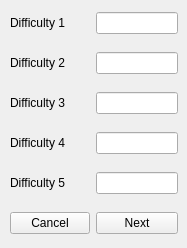
<?xml version="1.0" encoding="UTF-8"?>
<ui version="4.0">
 <class>InitForm</class>
 <widget class="QWidget" name="InitForm">
  <property name="geometry">
   <rect>
    <x>0</x>
    <y>0</y>
    <width>187</width>
    <height>248</height>
   </rect>
  </property>
  <property name="minimumSize">
   <size>
    <width>187</width>
    <height>248</height>
   </size>
  </property>
  <property name="windowTitle">
   <string>Form</string>
  </property>
  <widget class="QWidget" name="gridLayoutWidget">
   <property name="geometry">
    <rect>
     <x>10</x>
     <y>0</y>
     <width>168</width>
     <height>251</height>
    </rect>
   </property>
   <layout class="QGridLayout" name="gridLayout">
    <item row="3" column="1">
     <widget class="QLineEdit" name="price4Edit"/>
    </item>
    <item row="0" column="1">
     <widget class="QLineEdit" name="price1Edit"/>
    </item>
    <item row="4" column="1">
     <widget class="QLineEdit" name="price5Edit"/>
    </item>
    <item row="1" column="0">
     <widget class="QLabel" name="label_2">
      <property name="text">
       <string>Difficulty 2</string>
      </property>
     </widget>
    </item>
    <item row="2" column="0">
     <widget class="QLabel" name="label_3">
      <property name="text">
       <string>Difficulty 3</string>
      </property>
     </widget>
    </item>
    <item row="3" column="0">
     <widget class="QLabel" name="label_4">
      <property name="text">
       <string>Difficulty 4</string>
      </property>
     </widget>
    </item>
    <item row="0" column="0">
     <widget class="QLabel" name="label">
      <property name="text">
       <string>Difficulty 1</string>
      </property>
     </widget>
    </item>
    <item row="1" column="1">
     <widget class="QLineEdit" name="price2Edit"/>
    </item>
    <item row="2" column="1">
     <widget class="QLineEdit" name="price3Edit"/>
    </item>
    <item row="4" column="0">
     <widget class="QLabel" name="label_5">
      <property name="text">
       <string>Difficulty 5</string>
      </property>
     </widget>
    </item>
    <item row="5" column="0">
     <widget class="QPushButton" name="cancelBtn">
      <property name="text">
       <string>Cancel</string>
      </property>
     </widget>
    </item>
    <item row="5" column="1">
     <widget class="QPushButton" name="nextBtn">
      <property name="text">
       <string>Next</string>
      </property>
     </widget>
    </item>
   </layout>
  </widget>
 </widget>
 <tabstops>
  <tabstop>price1Edit</tabstop>
  <tabstop>price2Edit</tabstop>
  <tabstop>price3Edit</tabstop>
  <tabstop>price4Edit</tabstop>
  <tabstop>price5Edit</tabstop>
  <tabstop>cancelBtn</tabstop>
  <tabstop>nextBtn</tabstop>
 </tabstops>
 <resources/>
 <connections/>
</ui>
